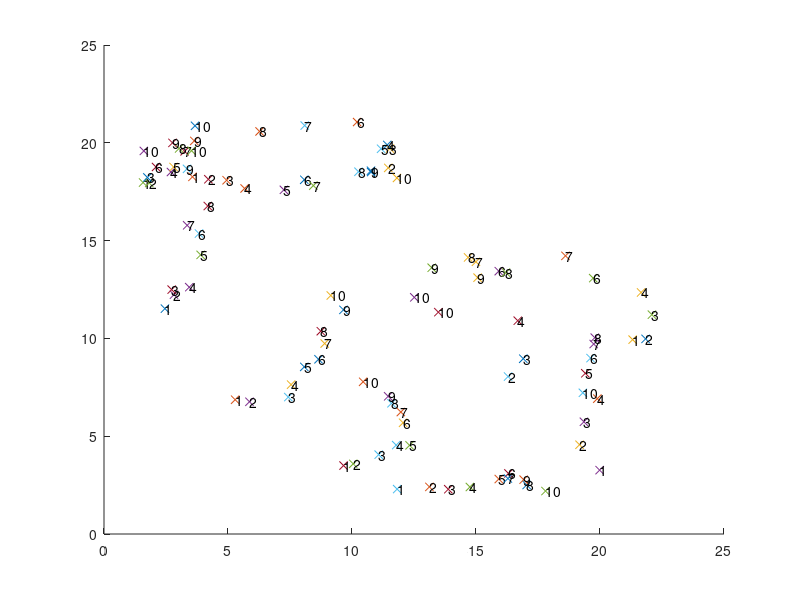

Reproduce this figure in MATLAB. (Note: this script raises an error after producing the figure.)
clear

close all

hold off 

% Dimensionality of the simulated problem (2 for 2D, 3 for 3D)
n_dim = 2;
% Number of frames to track the points over
n_frames = 10;
% Aproximative number of points per frame
n_points_per_frame = 10;


points = cell(n_frames, 1);
% Random start position
start = 20 * rand(n_points_per_frame, n_dim);
% Span initial direction
theta = linspace(0, 2* pi/4, n_points_per_frame)';
vec = [ cos(theta) sin(theta) ];
% Random direction change
theta_increase = pi / n_frames * rand(n_points_per_frame, 1);

for i_frame = 1 : n_frames 
   
    % Disperse points as if their position was increasing by 1.5 in average
    % each frame.
    frame_points = start + vec .* i_frame .* [cos(theta_increase * i_frame) sin(theta_increase * i_frame) ] + rand(n_points_per_frame, n_dim) ;
    
    % Randomize them;
    randomizer = rand(n_points_per_frame, 1);
    [ sorted index ] = sort(randomizer);
    frame_points = frame_points(index, :);
    
    % Delete some of them, possible
    deleter = randn;
    while (deleter > 0);
        frame_points(1, :) = [];
        deleter = deleter - 1;
    end
    
    points{i_frame} = frame_points;
    
end



figure(1)
clf
hold on
for i_frame = 1 : n_frames
   
    str = num2str(i_frame);
    for j_point = 1 : size(points{i_frame}, 1)
        pos = points{i_frame}(j_point, :);
        plot(pos(1), pos(2), 'x')
        text('Position', pos, 'String', str)
    end
    
    

    
end


max_linking_distance = 4;
max_gap_closing = Inf;
debug = true;
[ tracks,adjacency_tracks ] = simpletracker(points,...
    'MaxLinkingDistance', max_linking_distance, ...
    'MaxGapClosing', max_gap_closing, ...
    'Debug', debug);



n_tracks = numel(tracks);
colors = hsv(n_tracks);
all_points = vertcat(points{:});


for i_track = 1 : n_tracks
   
    % We use the adjacency tracks to retrieve the points coordinates. It
    % saves us a loop.
    
    track = adjacency_tracks{i_track};
    track_points = all_points(track, :);
    
    plot(track_points(:,1), track_points(:, 2), 'Color', colors(i_track, :))
    
end



